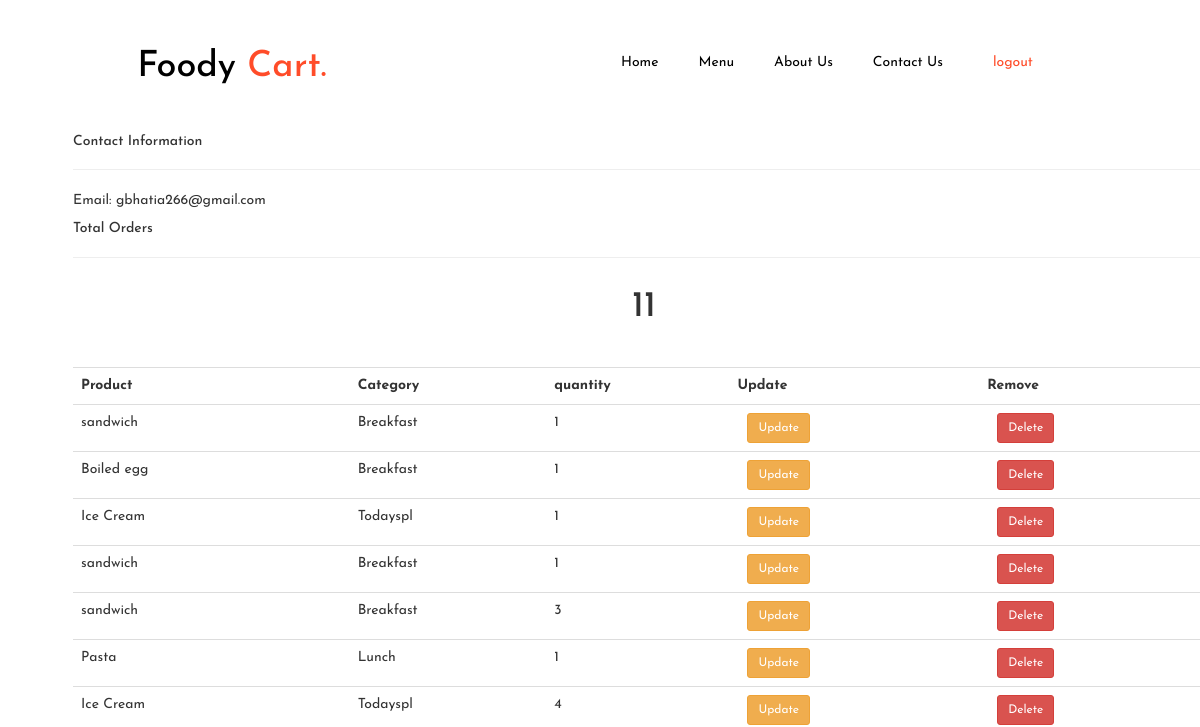
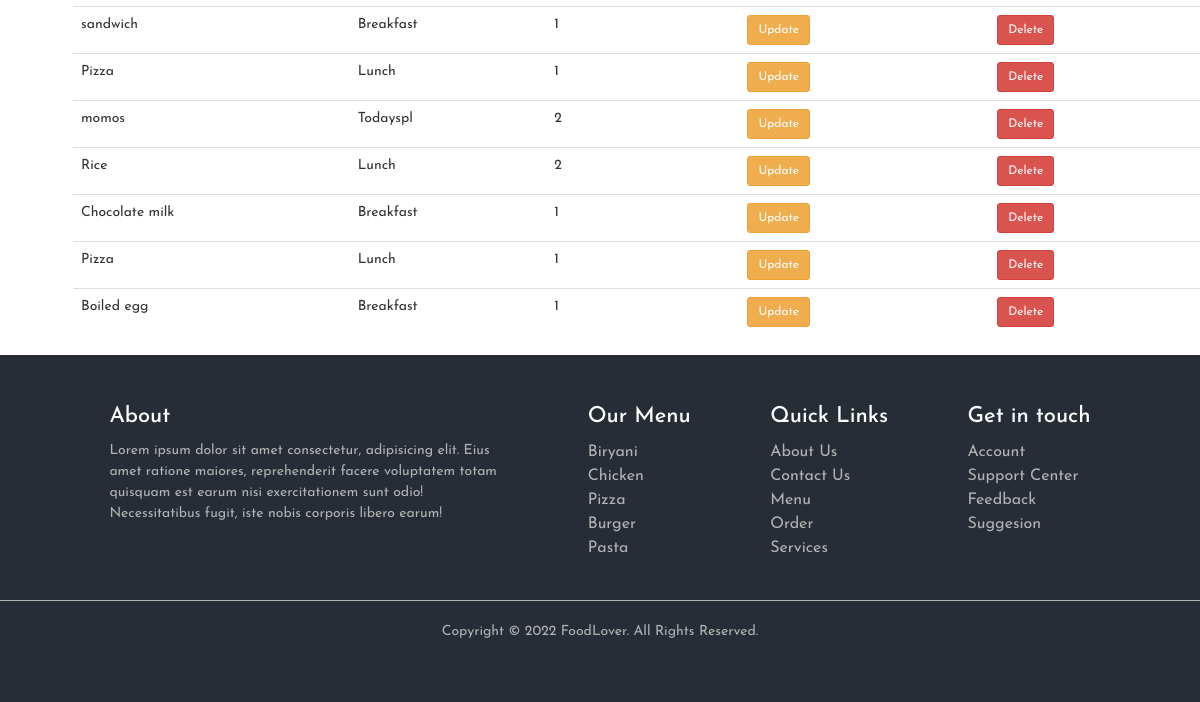
The page /customer/4/ (signed in) on the database as committed earlier (2 pictures, top to bottom).
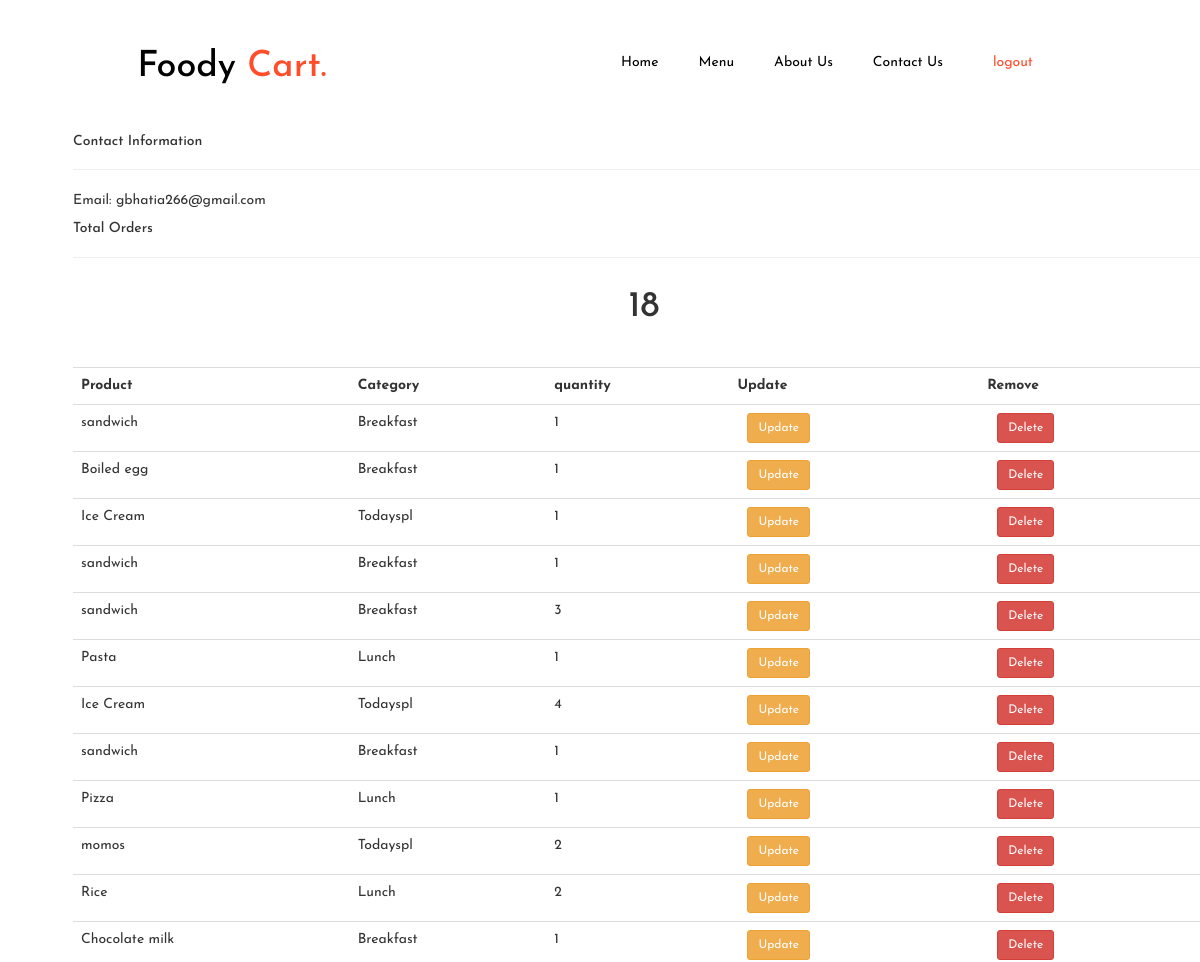
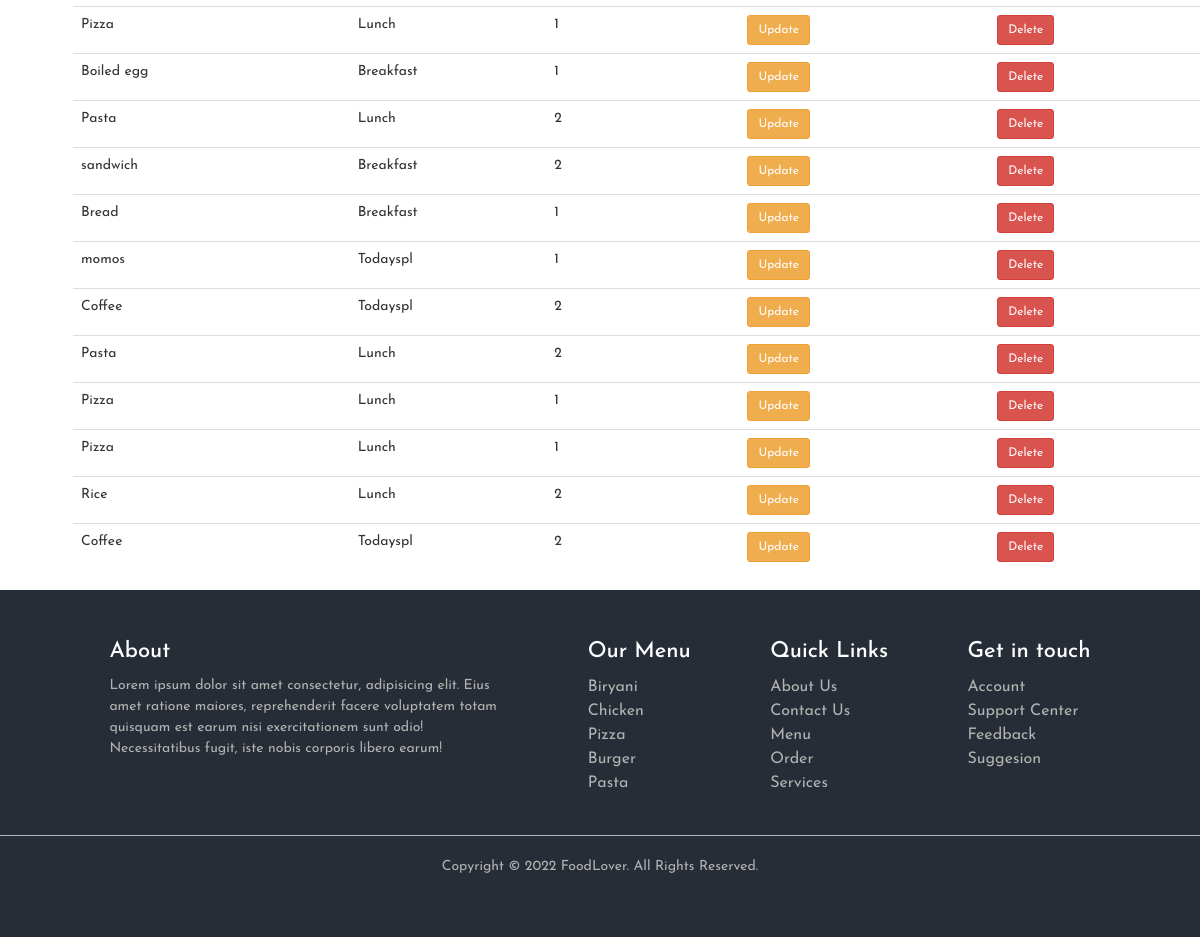
The same page on the database as committed later (2 pictures, top to bottom).
### ordering/models.py (models this page shows, shortened)
class cart(models.Model):
    user=models.ForeignKey(Customer,on_delete=models.SET_NULL,null=True,blank=True)
    product=models.ForeignKey(Product,on_delete=models.SET_NULL,null=True,blank=True)
    quantity=models.IntegerField(default=1)
    complete=models.BooleanField(default=False)

class Product(models.Model):
    options=(("Breakfast","Breakfast"),
    ("Lunch","Lunch"),
    ("Todayspl","Todayspl"),)
    name=models.CharField(max_length=100)
    price=models.DecimalField(max_digits=7,decimal_places=2)
    category=models.CharField(max_length=10,choices=options)
    description=models.TextField(max_length=500)
    image=models.ImageField(null=True,blank=True)

### ordering/decorators.py (the view)
    def wrapper_func(request, *args, **kwargs):
        if not request.user.is_staff:
            return redirect('menu')
        else:
            return view_func(request, *args, **kwargs)

### ordering/views.py (called while the page is built)
@admin_only
def customer(request, pk_test):
    customer = Customer.objects.get(id=pk_test)
    orders = customer.customer_order.all()
    order_count = orders.count()
    carts = cart.objects.all()
    context = {"customer": customer, "orders": orders,
               "order_count": order_count, "carts": carts}
    return render(request, "ordering/customer.html", context)

### ordering/templates/ordering/customer.html (shortened to what this page needs)
{% extends "acc_profile/base.html" %}
{% block content %}
<div class="rows">
    <div class="col-md">
        <div class="card card-body">
            <h5>Contact Information</h5>
            <hr>
            <p>Email: {{customer.email}} </p>
        </div>
    </div>
    <div class="col-md">
        <div class="card card-body">
            <h5>Total Orders</h5>
            <hr>
            <h1 style="text-align: center;padding: 10px">{{order_count}}</h1>
        </div>
    </div>
</div>
<br>
<div class="rows">
    <div class="col-md">
        <div class="card card-body">
            <table class="table table-sm">
                <tr>
                    <th>Product</th>
                    <th>Category</th>
                    <th>quantity</th>
                    <th>Update</th>
                    <th>Remove</th>
                </tr>
                {% for order in orders  %}
                {%for cart in order.products.all %}
                <tr>
                    <td>{{cart.product.name}}</td>
                    <td>{{cart.product.category}}</td>
                    <td>{{cart.quantity}}</td>
                    <td><a class="btn btn-sm btn-warning" href="{% url 'update_order' cart.id %}">Update</a></td>
                    <td><a class="btn btn-sm btn-danger" href="{% url 'delete_order' order.id cart.id %}">Delete</a></td>
                </tr>
                {% endfor %}
                {% endfor %}
            </table>
        </div>
    </div>
</div>
{% endblock %}

Rows that differ between the two databases and show on the page:
added cart: product.name "Pasta", product.category "Lunch", quantity "2"
added cart: product.name "sandwich", product.category "Breakfast", quantity "2"
added cart: product.name "Bread", product.category "Breakfast", quantity "1"
added cart: product.name "momos", product.category "Todayspl", quantity "1"
added cart: product.name "Coffee", product.category "Todayspl", quantity "2"
added cart: product.name "Pizza", product.category "Lunch", quantity "1"
added cart: product.name "Pizza", product.category "Lunch", quantity "1"
added cart: product.name "Rice", product.category "Lunch", quantity "2"
Other text that changed with them:
{{ order_count }}: "11" → "18"
